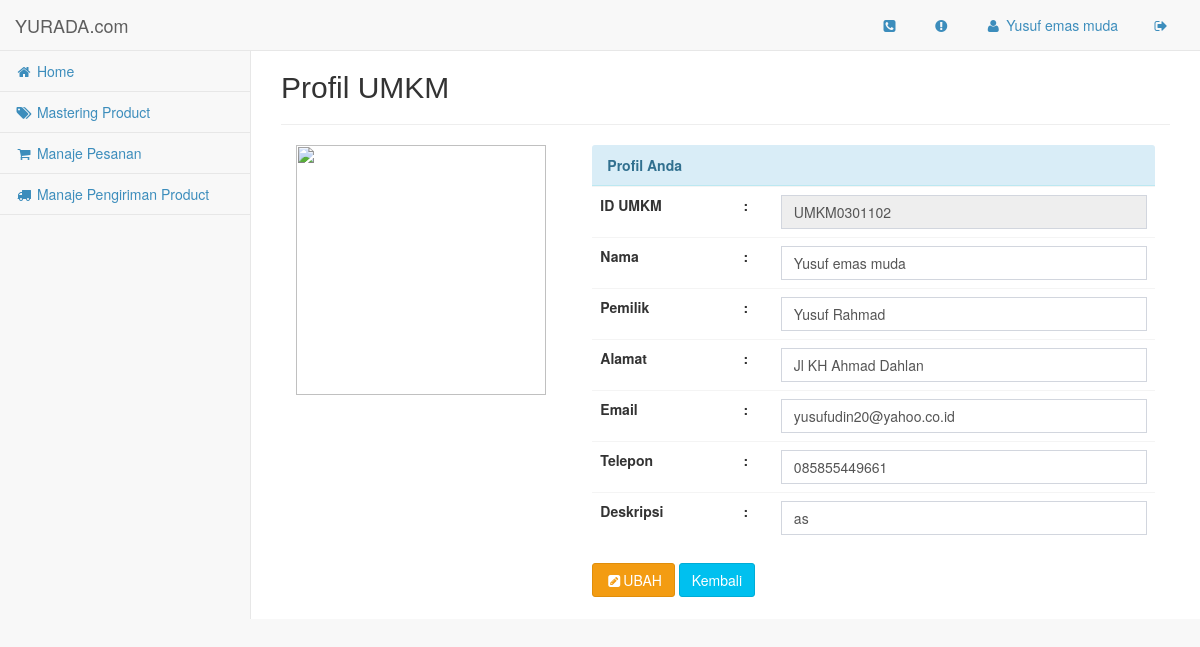
/umkm/index.php?halaman=profil (signed in), run on the app's committed database.
### tables this page shows
CREATE TABLE IF NOT EXISTS `tb_umkm` (
  `id_umkm` varchar(15) NOT NULL,
  `nama_umkm` varchar(50) NOT NULL,
  `nama_pemilik` varchar(50) NOT NULL,
  `alamat_umkm` text NOT NULL,
  `id_kota` varchar(5) NOT NULL,
  `id_provinsi` varchar(5) NOT NULL,
  `email` varchar(50) NOT NULL,
  `no_telfon` varchar(12) NOT NULL,
  `deskripsi_umkm` text NOT NULL,
  `nama_pengguna` varchar(20) NOT NULL,
  `kata_sandi` varchar(50) NOT NULL,
  `status` enum('0','1') NOT NULL
);

### umkm/profil.php (the view, shortened to what this page needs)
<?php
$id_umkm = $_SESSION['id_umkm'];
$sql = "SELECT * FROM tb_umkm WHERE id_umkm = '$id_umkm'";
$result = $koneksi->query($sql);
$row = $result->fetch_array();
$id = $row['id_umkm'];
$nama = $row['nama_umkm'];
$pemilik = $row['nama_pemilik'];
$email = $row['email'];
$telp = $row['no_telfon'];
$alamat = $row['alamat_umkm'];
$deskripsi = $row['deskripsi_umkm'];
?>
<div class="row">
    <div class="col-lg-12">
        <h2>Profil UMKM</h2>
        <hr>
        <div class="col-lg-4">
            <img src="../img/user.png" height="250" width="250">
        </div>
        <div class="col-lg-8">
            <div class="panel-info">
                <div class="panel-heading"><b>Profil Anda</b>
                </div>
                <div class="page-body">
                    <form action="profil_ubah_proses.php" method="POST">
                    <table class="table table-hover">
                        <tr>
                            <td>
                                <label>ID UMKM</label>
                            </td>
                            <td>
                                <label> : </label>
                            </td>
                            <td>
                                <input name="id" value="<?php echo $id; ?>" readonly="" class="form-control" required>
                            </td>
                        </tr>
                        <tr>
                            <td>
                                <label>Nama</label>
                            </td>
                            <td>
                                <label> : </label>
                            </td>
                            <td>
                                <input name="nama" value="<?php echo $nama; ?>" class="form-control" required>
                            </td>
                        </tr>
                        <tr>
                            <td>
                                <label>Pemilik</label>
                            </td>
                            <td>
                                <label> : </label>
                            </td>
                            <td>
                                <input name="pemilik" value="<?php echo $pemilik; ?>" class="form-control" required>
                            </td>
                        </tr>
						<tr>
                            <td>
                                <label>Alamat</label>
                            </td>
                            <td>
                                <label> : </label>
                            </td>
                            <td>
                                <input name="alamat" value="<?php echo $alamat; ?>" class="form-control" required>
                            </td>
                        </tr>
                        <tr>
                            <td>
                                <label>Email</label>
                            </td>
                            <td>
                                <label> : </label>
                            </td>
                            <td>
                                <input name="email" value="<?php echo $email; ?>" class="form-control" required>
                            </td>
                        </tr>
                        <tr>
                            <td>
                                <label>Telepon</label>
                            </td>
                            <td>
                                <label> : </label>
                            </td>
                            <td>
                                <input name="telp" value="<?php echo $telp; ?>" class="form-control" required>
                            </td>
                        </tr>
                        <tr>
                            <td>
                                <label>Deskripsi</label>
                            </td>
                            <td>
                                <label> : </label>
                            </td>
                            <td>
                                <input name="deskripsi" value="<?php echo $deskripsi; ?>" class="form-control" required>
                            </td>
                        </tr>
                    </table>
                </div>
            </div>
            <button type="submit" name="submit" value="<?php echo $id ?>" class="btn btn-warning"><i class="fa fa-pencil-square fa-fw"></i>UBAH</button>
            <a href="index.php?home&id_admin='<?php echo $id; ?>'" class="btn btn-info">Kembali</a>
        </div>
    </div>
</div>

### umkm/index.php (shortened to what this page needs)
<?php
$id_umkm = $_SESSION['id_umkm'];
include '../config/koneksi.php';
$sql = "SELECT * FROM tb_umkm WHERE id_umkm='$id_umkm'";
$result = $koneksi->query($sql);
$row = $result->fetch_array();
$nama_umkm = $row['nama_umkm'];
 ?>
<!DOCTYPE html>
<html lang="en">
<head>
    <link href="../assets/bootstrap/css/bootstrap.min.css" rel="stylesheet">
    <link href="../assets/metisMenu/metisMenu.min.css" rel="stylesheet">
    <link href="../assets/dist/css/sb-admin-2.css" rel="stylesheet">
    <link href="../assets/helper/AdminLTE.min.css" rel="stylesheet">
    <link href="../assets/font-awesome/css/font-awesome.min.css" rel="stylesheet" type="text/css">
</head>
<body>
    <div id="wrapper">
        <nav class="navbar navbar-default navbar-static-top" role="navigation" style="margin-bottom: 0">
            <div class="navbar-header">
                <a class="navbar-brand" href="index.php">YURADA.com</a>
            </div>
            <ul class="nav navbar-top-links navbar-right">
                <li class="dropdown">
                    <a class="dropdown-toggle"  href="index.php?halaman=service">
                        <i class="fa fa-phone-square fa-fw"></i>
                    </a>
                </li>
                <li class="dropdown">
                    <a class="dropdown-toggle"  href="index.php?halaman=about">
                        <i class="fa fa-exclamation-circle fa-fw"></i>
                    </a>
                </li>
                <li class="dropdown">
                    <a class="dropdown-toggle" href="index.php?halaman=profil">
                        <i class="fa fa-user fa-fw" ></i> <?php echo $nama_umkm; ?></i>
                    </a>
                </li>
                <li class="dropdown">
                    <a class="dropdown-toggle"  href="../logout.php">
                        <i class="fa fa-sign-out fa-fw"></i>
                    </a>
                </li>
            </ul>
            <div class="navbar-default sidebar" role="navigation">
                <div class="sidebar-nav navbar-collapse">
                    <ul class="nav" id="side-menu">
                        <li>
                            <a href="index.php"><i class="fa fa-home fa-fw"></i> Home </a>
                        </li>
                        <li>
                            <a href="index.php?halaman=mastering_barang"><i class="fa fa-tags fa-fw"></i> Mastering Product </a>
                        </li>
                        <li>
                            <a href="index.php?halaman=manaje_pesan"><i class="fa fa-shopping-cart fa-fw"></i> Manaje Pesanan </a>
                        </li>
                        <li>
                            <a href="index.php?halaman=manaje_kiriman"><i class="fa fa-truck fa-fw"></i> Manaje Pengiriman Product </a>
                        </li>
                    </ul>
                </div>
            </div>
        </nav>
         <div id="page-wrapper">
            <?php
            if ($_GET['halaman']=="daftar_umkm") {
                include 'umkm/form_daftar_umkm.php';
            }else if($_GET['halaman']=="daftar_pelanggan"){
                include 'pelanggan/form_daftar_pelanggan.php';
            }else if($_GET['halaman']=="login"){
                include 'login.php';
            }else if($_GET['halaman']=="service"){
                include '../service.php';
            }else if($_GET['halaman']=="about"){
                include '../about.php';
            }else if($_GET['halaman']=="mastering_barang"){
                include 'mastering_barang.php';
            }else if($_GET['halaman']=="manaje_pesan"){
                include 'manaje_barang.php';
            }else if($_GET['halaman']=="manaje_kiriman"){
                include 'manaje_kiriman.php';
            }else if($_GET['halaman']=="tambah_barang"){
                include 'barang_form_tambah.php';
			}else if($_GET['halaman']=="edit_barang"){
                include 'barang_form_edit.php';
			}else if($_GET['halaman']=="hapus_barang"){
                include 'barang_hapus.php';
			}else if($_GET['halaman']=="detail_pesan"){
                include 'pesan_detail_pesanan.php';
            }else if($_GET['halaman']=="profil"){
                include 'profil.php';
            }else{
                include 'home.php';
            }
             ?>
        </div>
    </div>
</body>
</html>

### data on the page
tb_umkm: nama_umkm "Yusuf emas muda", id "UMKM0301102", nama "Yusuf emas muda", pemilik "Yusuf Rahmad", alamat "Jl KH Ahmad Dahlan", email "yusufudin20@yahoo.co.id", telp "085855449661", deskripsi "as"
